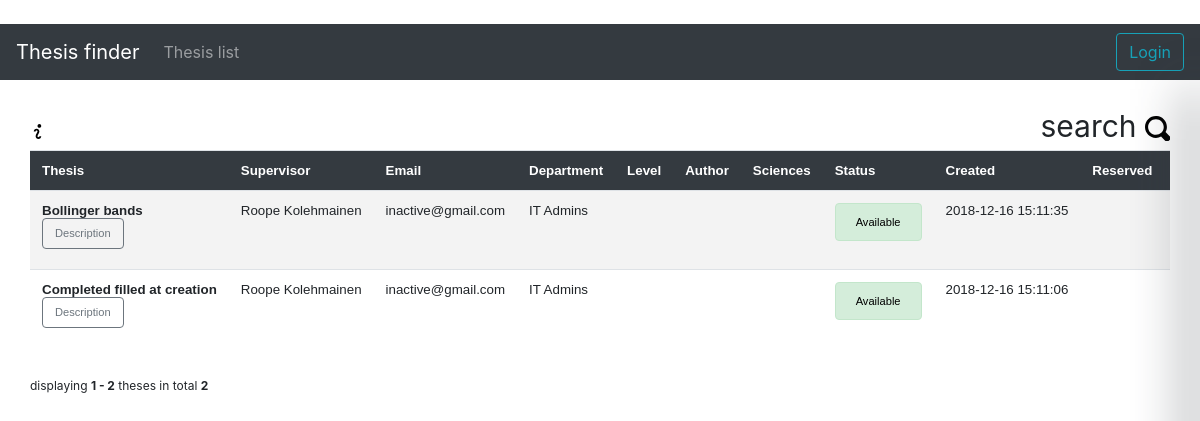
The page /theses on the database its author committed.
### application/theses/models.py (models this page shows, shortened)
class Thesis(Base):
    thesisID = db.Column(db.Integer, primary_key=True)
    title = db.Column(db.String(144), nullable=False)
    description = db.Column(db.String(500), nullable=False)
    level = db.Column(db.Boolean)
    author = db.Column(db.String(144), nullable=True)
    status = db.Column(db.Integer)
    completedOn = db.Column(db.DateTime)
    reservedOn = db.Column(db.DateTime, nullable = True)
    userID = db.Column(db.String, db.ForeignKey('account.userID'),
                           nullable=False)
    science2thesis = db.relationship("Science", secondary = science2thesis,
                               backref=db.backref('theses', lazy = 'joined'))

### application/departments/models.py (models this page shows, shortened)
class Dept(Base):
    __tablename__ = "department"
    departmentID = db.Column(db.Integer, primary_key=True)
    name = db.Column(db.String(144), nullable=False)
    accounts = db.relationship("User", backref='user_department', lazy=True)

### application/theses/views.py (the view)
@app.route("/theses", methods=['GET', 'POST'])
def theses_index():
    search_values = ThesisSearch(request.form)
    if request.method == 'POST' and request.form['action'] == 'Reset':
        search_values = None
    statuses = ["Available","Progressing","Completed"]
    form = ThesisSearch()
    sciences = Science.query.all()
    form.science.choices = [(science.scienceID, science.name) for science in sciences]
    depts = Dept.query.all()
    form.departments.choices = [(department.departmentID, department.name) for department in depts]
    form.status.choices = [(0,"Available"),(1,"Progressing"),(2,"Completed")]
    if request.method == 'POST' and request.form['action'] == 'Search' and len(search_values.departments.data+search_values.science.data+search_values.supervisor.data+search_values.status.data)>0:
        thesis_by_science = Thesis.query.join(science2thesis).join(Science).filter(science2thesis.c.scienceID.in_(search_values.science.data)).all()
        print(thesis_by_science)
        theses_by_status_user = Thesis.query.filter(Thesis.status.in_(search_values.status.data) | Thesis.userID.in_(search_values.supervisor.data)).all()
        theses_by_department = Thesis.query.join(User).filter(User.department.in_(search_values.departments.data)).all()
        theses = sorted(list(set(theses_by_status_user + theses_by_department + thesis_by_science)), key=lambda t: t.title.lower())
        search_applied = 1
    else:
        theses = Thesis.query.order_by(func.lower(Thesis.title)).all()
        search_applied = 0
    def get_theses(offset=0, per_page=8):
        return theses[offset: offset + per_page]
    page, per_page, offset = get_page_args(page_parameter="page",
                                           per_page_parameter="per_page")
    total = len(theses)
    paginated_theses = get_theses(offset=offset, per_page=per_page)
    pagination = Pagination(page=page, per_page=per_page, total=total,
                            css_framework="bootstrap4", record_name="theses")
    userids = [thesis.userID for thesis in theses]
    unique_ids = list(set(userids))
    user_details = User.query.filter(User.userID.in_(unique_ids)).all()
    form.supervisor.choices = [(user.userID, user.firstName + " " + user.lastName) for user in user_details]
    return render_template("theses/list.html", search_applied = search_applied, form = form, theses = paginated_theses, statuses = statuses, depts = depts, page=page, per_page = per_page, pagination = pagination)

### application/templates/theses/list.html (shortened to what this page needs)
{% extends "layout.html" %}
{% block body %}
<div class="container-fluid">
    <div class="row">
        <div class="col-md-auto"><img style="position: absolute; bottom: 10px" height="15px" width="15px" src="{{url_for('static', filename='info.svg')}}" data-toggle="tooltip" title="Double click row to display single thesis.
            Click table header to sort by column"
             data-placement="right"><img></div>
        <div class="col-md-auto">
        </div>
        <div class="col"></div>
        <div class="col"></div>
        <div class="col-md-auto">
            {% if search_applied %}
            <span class="slide" style="font-size:30px;cursor:pointer;" onclick="openNav()">search <img height="25px"
                    width="25px" src="{{url_for('static', filename='reload.svg')}}"></span>
            {% else %}
            <span class="slide" style="font-size:30px;cursor:pointer" onclick="openNav()">search <img height="25px"
                    width="25px" src="{{url_for('static', filename='magnifying-glass.svg')}}"></span>
            {% endif %}
        </div>
    </div>
    <div class="row">
        <div class="col-md-auto"></div>
        <div class="col">
            <table class="table" id="table">
                <tr>
                    <th onclick="w3.sortHTML('#table','.item', 'td:nth-child(1)')" style="cursor:pointer">Thesis</th>
                    <th onclick="w3.sortHTML('#table','.item', 'td:nth-child(2)')" style="cursor:pointer">Supervisor</th>
                    <th onclick="w3.sortHTML('#table','.item', 'td:nth-child(3)')" style="cursor:pointer">Email</th>
                    <th onclick="w3.sortHTML('#table','.item', 'td:nth-child(4)')" style="cursor:pointer">Department</th>
                    <th onclick="w3.sortHTML('#table','.item', 'td:nth-child(5)')" style="cursor:pointer">Level</th>
                    <th onclick="w3.sortHTML('#table','.item', 'td:nth-child(6)')" style="cursor:pointer">Author</th>
                    <th onclick="w3.sortHTML('#table','.item', 'td:nth-child(7)')" style="cursor:pointer">Sciences</th>
                    <th onclick="w3.sortHTML('#table','.item', 'td:nth-child(8)')" style="cursor:pointer">Status</th>
                    <th onclick="w3.sortHTML('#table','.item', 'td:nth-child(9)')" style="cursor:pointer">Created</th>
                    <th onclick="w3.sortHTML('#table','.item', 'td:nth-child(10)')" style="cursor:pointer">Reserved</th>
                    <th onclick="w3.sortHTML('#table','.item', 'td:nth-child(11)')" style="cursor:pointer">Completed</th>
                </tr>
                {% if theses|length < 1 %} <tr>
                    <td colspan="11">There are no theses in the system</td>
                    </tr>
                    {% else %}
                    {% for thesis in theses %}
                    <tr id="{{thesis.thesisID}}" class="item">
                        <td><b>{{ thesis.title }}</b><br />
                            <button type="button" class="btn btn-outline-secondary" title="{{ thesis.title }}"
                                data-trigger="focus" data-container="body" data-toggle="popover" data-placement="right"
                                data-content="{{thesis.description}}">
                                Description</button></td>
                        {% set fullname = thesis.account.firstName + ' ' + thesis.account.lastName %}
                        <td>{{fullname}}</td>
                        <td>{{ thesis.userID }}</td>
                        <td>{% for dept in depts %} {% if dept.departmentID == thesis.account.department %}
                            {{dept.name}} {% endif %} {% endfor %}</td>
                        {% if thesis.level %}
                        <td>Master</td>
                        {% elif thesis.level is not none %}
                        <td>Bachelor</td>
                        {% else %}
                        <td />
                        {% endif %}
                        <td>{{ thesis.author if thesis.author}}</td>
                        <td>
                        </td>
                        <td>
                            {% if thesis.status == 0 %}
                            <div class="alert alert-success" role="alert">
                                {{ statuses[thesis.status] }}
                            </div>
                            {% elif thesis.status == 1 %}
                            <div class="alert alert-warning" role="alert">
                                {{ statuses[thesis.status] }}
                            </div>
                            {% elif thesis.status == 2 %}
                            <div class="alert alert-primary" role="alert">
                                {{ statuses[thesis.status] }}
                            </div>
                            {% endif %}
                        </td>
                        <td>{{ thesis.createdOn }}</td>
                        <td>{{ thesis.reservedOn if thesis.reservedOn }}</td>
                        <td>{{ thesis.completedOn if thesis.completedOn }}</td>
                    </tr>
                    {% endfor %}
                    {% endif %}
            </table>
            {{ pagination.info }}
            <div class="col-md-auto"></div>
        </div>
    </div>
</div>
{% endblock %}

### application/templates/layout.html (style rules this page uses)
table { font-family: arial, sans-serif; border-collapse: collapse; font-size: smaller; display: inline-block; overflow-x: auto; white-space: nowrap; }
th { color: #ffffff; background-color: #343a40; text-align: left; padding: 12px; }
td { text-align: left; padding: 6px; }
tr:nth-child(even) { background-color: #f3f3f3; }
.alert { color: #000000; font-size: smaller; }
.btn-outline-secondary { font-size: smaller; }
.pagination-page-info { padding: .6em; padding-left: 0; width: 40em; margin: .5em; margin-left: 0; font-size: 12px; }
.slide { float: right; }

### rows shown on the page
Thesis: title "Bollinger bands", fullname "Roope Kolehmainen", userID "inactive@gmail.com", status "Available", createdOn "2018-12-16 15:11:35"
Dept: name "IT Admins"
Thesis: title "Completed filled at creation", fullname "Roope Kolehmainen", userID "inactive@gmail.com", status "Available", createdOn "2018-12-16 15:11:06"

### other values the page prints
{{ pagination.info }} "displaying 1 - 2 theses in total 2"
